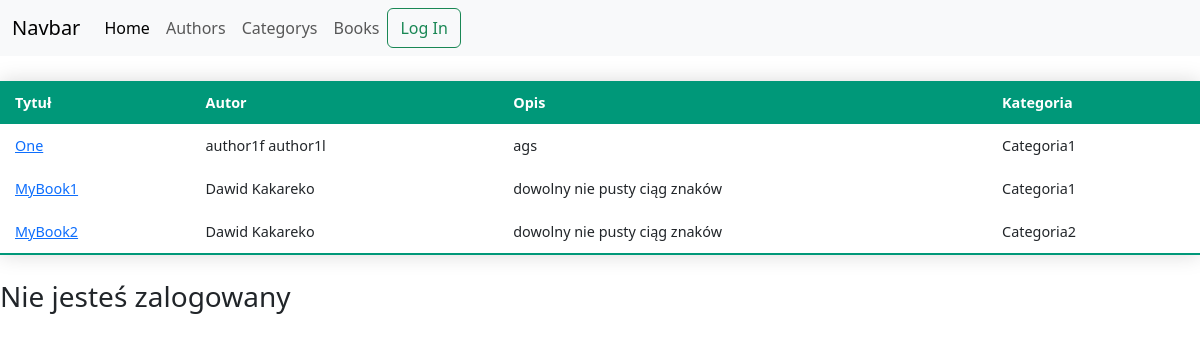
The page /books/ on the database its author committed.
### LessonsWWW/models.py (models this page shows, shortened)
class Book(models.Model):
    title = models.CharField(max_length=100)
    author = models.ForeignKey(
        'Author',
        on_delete=models.CASCADE,
    )
    category = models.ForeignKey(
        'Category',
        on_delete=models.SET_NULL,
        null=True,
        default=None
    )
    description = models.CharField(max_length=213525, default='', blank=True)

class Author(models.Model):
    first_name = models.CharField(max_length=50)
    last_name = models.CharField(max_length=50)
    year_of_birth = models.IntegerField(null=True)

class Category(models.Model):
    category_name = models.CharField(max_length=50)
    class Meta:
        verbose_name_plural = 'Categories'

### LessonsWWW/views.py (the view)
# urls.py: path('books/', views.books_list, name='booksSite'),
def books_list(request):
    books = Book.objects.all()
    context = {"books": books}
    return render(request, 'books-list.html', context=context)

### templates/books-list.html
{% load static %}
<link rel="stylesheet" href="{% static 'main.css' %}">
{% include 'blocks/navbar.html' %}
<div>
  <table>
    <tr>
      <th>Tytuł</th>
      <th>Autor</th>
      <th>Opis</th>
      <th>Kategoria</th>
    </tr>
    {% for book in books %}
      <tr>
        <td > <a href="{% url 'bookView' book.id %}">{{ book.title }}</a></td>
        <td>{{ book.author.first_name }} {{ book.author.last_name }}</td>
        <td>{{ book.description|default:"Brak opisu"}}</td>
        <td>{{ book.category.category_name }}</td>
      </tr>
    {% endfor %}
  </table>
</div>
{% if user.is_authenticated %}
<h3>Twoja nazwa uzytkownika: {{ user }}</h3>
{% else %}
<h3> Nie jesteś zalogowany</h3>
{% endif %}

### static/main.css (style rules this page uses)
table { width: 100%; border-collapse: collapse; margin: 25px 0; font-size: 0.9em; font-family: 'Segoe UI', Tahoma, Geneva, Verdana, sans-serif; min-width: 400px; box-shadow: 0 0 20px rgba(0, 0, 0, 0.15); }
th { background-color: #009879; color: #ffffff; text-align: left; padding: 12px 15px; }
td { padding: 12px 15px; border-bottom: 1px solid #dddddd; }
tr { border-bottom: 1px solid #dddddd; }
tr:last-of-type { border-bottom: 2px solid #009879; }

### rows shown on the page
Book: title "One", author.first_name "author1f", author.last_name "author1l", description "ags", category.category_name "Categoria1"
Book: title "MyBook1", author.first_name "Dawid", author.last_name "Kakareko", description "dowolny nie pusty ciąg znaków", category.category_name "Categoria1"
Book: title "MyBook2", author.first_name "Dawid", author.last_name "Kakareko", description "dowolny nie pusty ciąg znaków", category.category_name "Categoria2"
